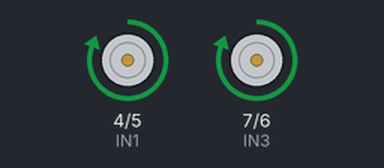
Bench run of a sketch on a simulated Arduino Uno, built with avr-gcc and run on an emulated ATmega328P. On the bench: motor-driver pin pairs drawn as motors (green arrow = first pin HIGH = forward, orange = second pin HIGH = backward, longer = more drive).

Above: at 1.0 s.
At 5.0 s:
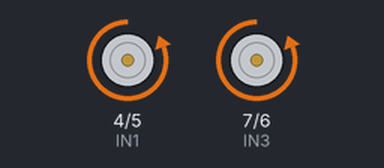
At 7.0 s:
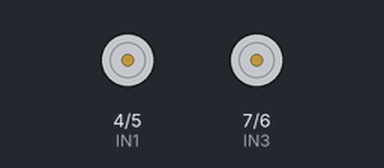
Timing chart, 0 to 10.4 s (numbered marks = the images above):
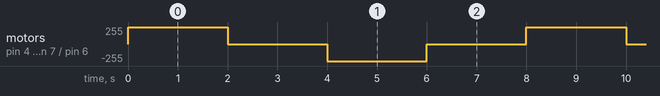

Measured:
- by itself, motor on pin 4 (IN1) / pin 5 (IN2), motor on pin 7 (IN3) / pin 6 (IN4): repeats every 8.0 s: stopped 2.0 s, backward 255/255 2.0 s, stopped 2.0 s, forward 255/255 2.0 s

The sketch:

L298Test.ino
```cpp
byte IN1 = 4;
byte IN2 = 5;
byte IN3 = 7;
byte IN4 = 6;

void setup() {
  // put your setup code here, to run once:
  pinMode(IN1, OUTPUT);
  pinMode(IN2, OUTPUT);
  pinMode(IN3, OUTPUT);
  pinMode(IN4, OUTPUT);
}

void loop() {
  // put your main code here, to run repeatedly:
  digitalWrite(IN1, HIGH);
  digitalWrite(IN3, HIGH);
  digitalWrite(IN2, LOW);
  digitalWrite(IN4, LOW);
  delay(2000);
  digitalWrite(IN1, LOW);
  digitalWrite(IN3, LOW);
  digitalWrite(IN2, LOW);
  digitalWrite(IN4, LOW);
  delay(2000);
  digitalWrite(IN1, LOW);
  digitalWrite(IN3, LOW);
  digitalWrite(IN2, HIGH);
  digitalWrite(IN4, HIGH);
  delay(2000);
  digitalWrite(IN1, LOW);
  digitalWrite(IN3, LOW);
  digitalWrite(IN2, LOW);
  digitalWrite(IN4, LOW);
  delay(2000);
}
```
